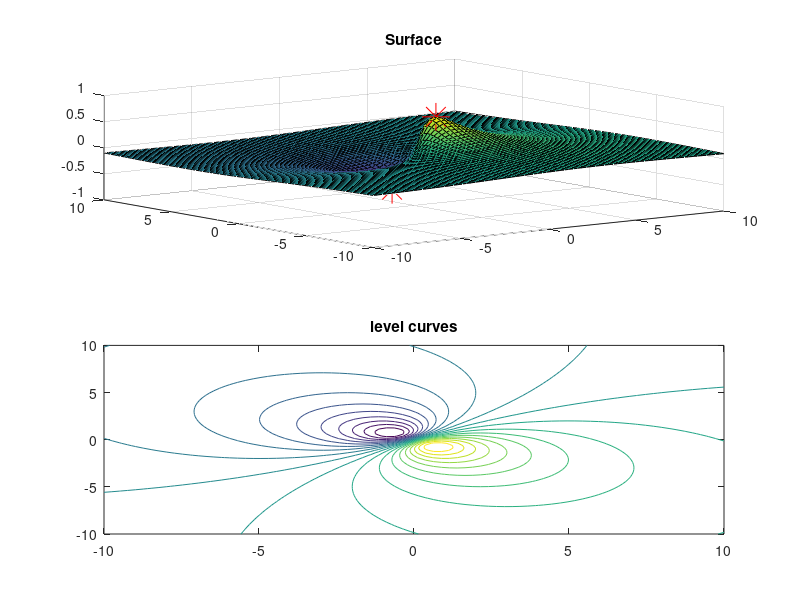

Write MATLAB code to recreate this figure.
clc 
clear
x=linspace(-10,10,80);
y=linspace(-10,10,80);
[X,Y]=meshgrid(x,y);
z=(X-Y)./(1+X.^2+Y.^2);

subplot(2,1,1)
surf(X,Y,z)
hold on
p1x=1/sqrt(2);
p1y=-1/sqrt(2);
p1z=1/sqrt(2);

p2x=-1/sqrt(2);
p2y=1/sqrt(2);
p2z=-1/sqrt(2);

plot3([p1x,p2x],[p1y,p2y],[p1z,p2z],'r*','Markersize',20)
hold off
title('Surface')
subplot(2,1,2)
contour(X,Y,z,20)
title('level curves')
